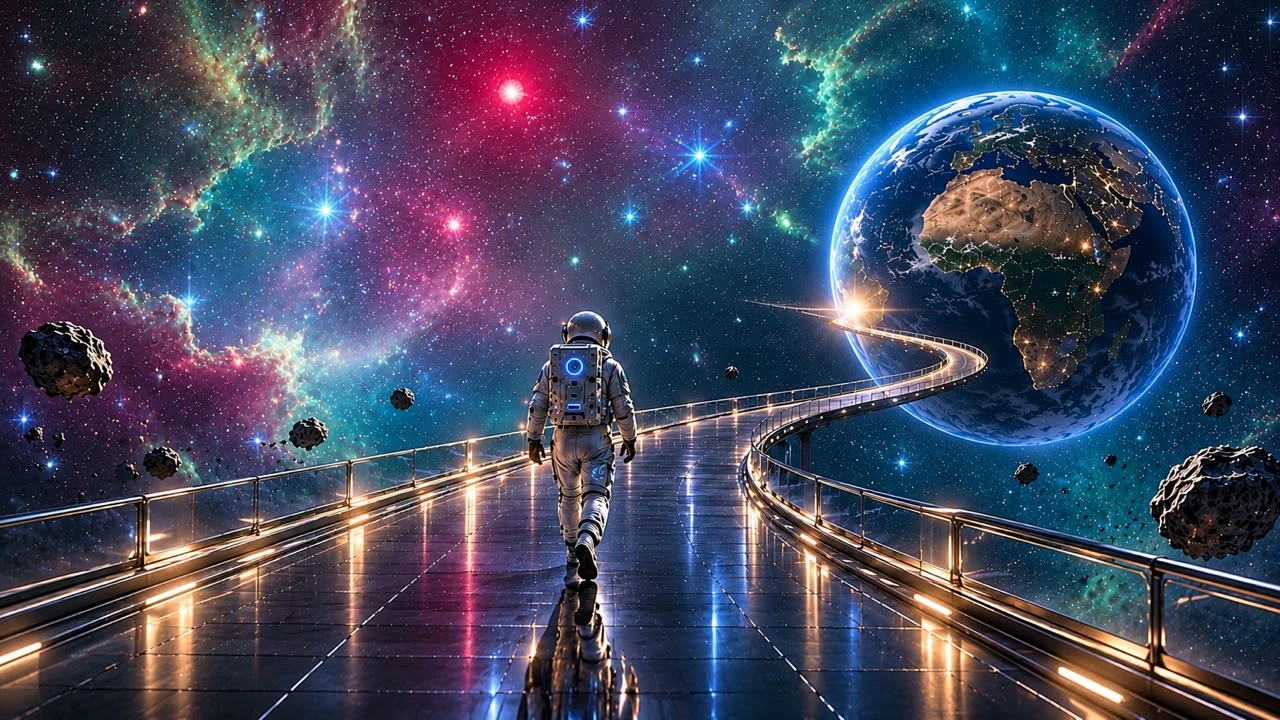
#> input picture sources/reference.webp, 1280 x 720 px, found by its file name
$ python asteroides.py sources/reference.webp sources/masques
#> lines starting #> are read from the running program, lines starting #| are printed output that depends on the picture; after the words box and inside, x2 and y2 are one past the last pixel; in counts of white or black regions, pixels touching at a corner belong together
"""
Détoure les astéroïdes de l'image de référence : un masque par astéroïde,
dans une ellipse relevée à la main (la roche est sombre ou peu saturée,
le ciel autour est vif). Les masques servent à scripts/plans.py.

    python3 scripts/asteroides.py sources/reference.webp sources/masques
"""
import sys, cv2, numpy as np
ref = cv2.imread(sys.argv[1]); out = sys.argv[2]
#> further down, ref is the input picture: shape (720, 1280, 3); mean B, G, R 93.9, 70.5, 67.1
hsv = cv2.cvtColor(ref, cv2.COLOR_BGR2HSV).astype(np.float32) / 255.0
S, V = hsv[..., 1], hsv[..., 2]
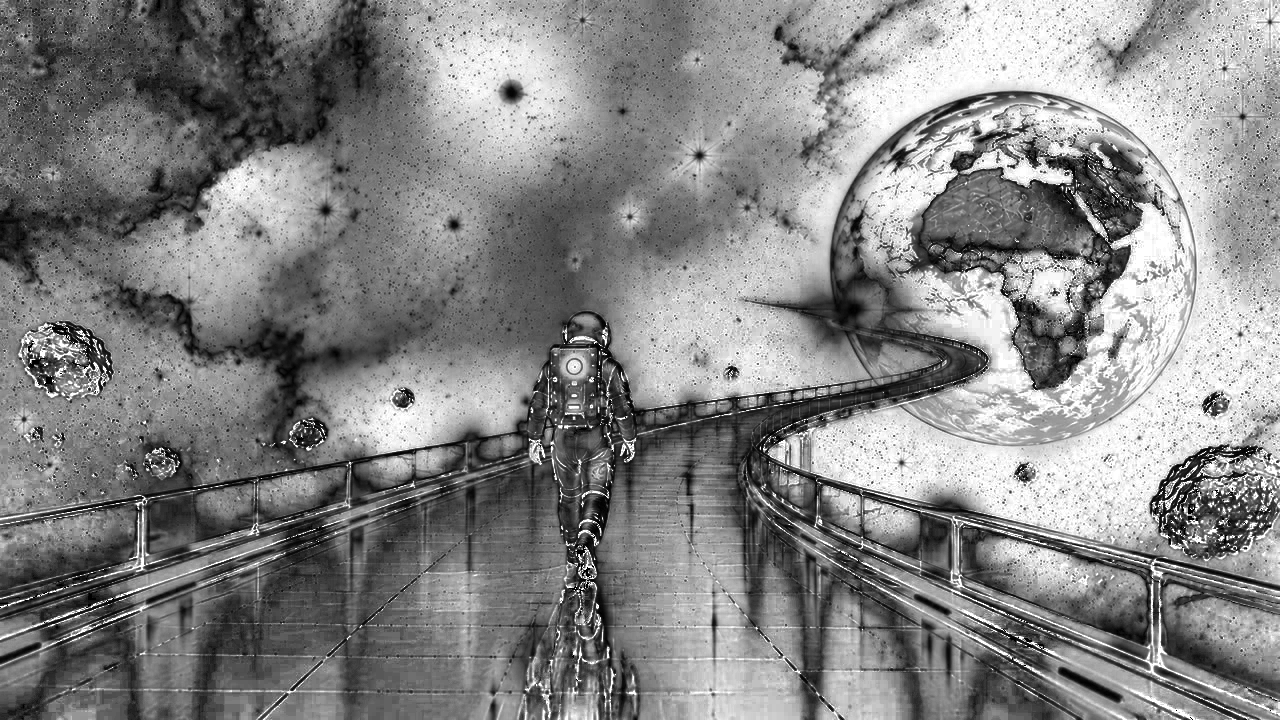
#> S: shape (720, 1280) float32; min 0, max 1, mean 0.521
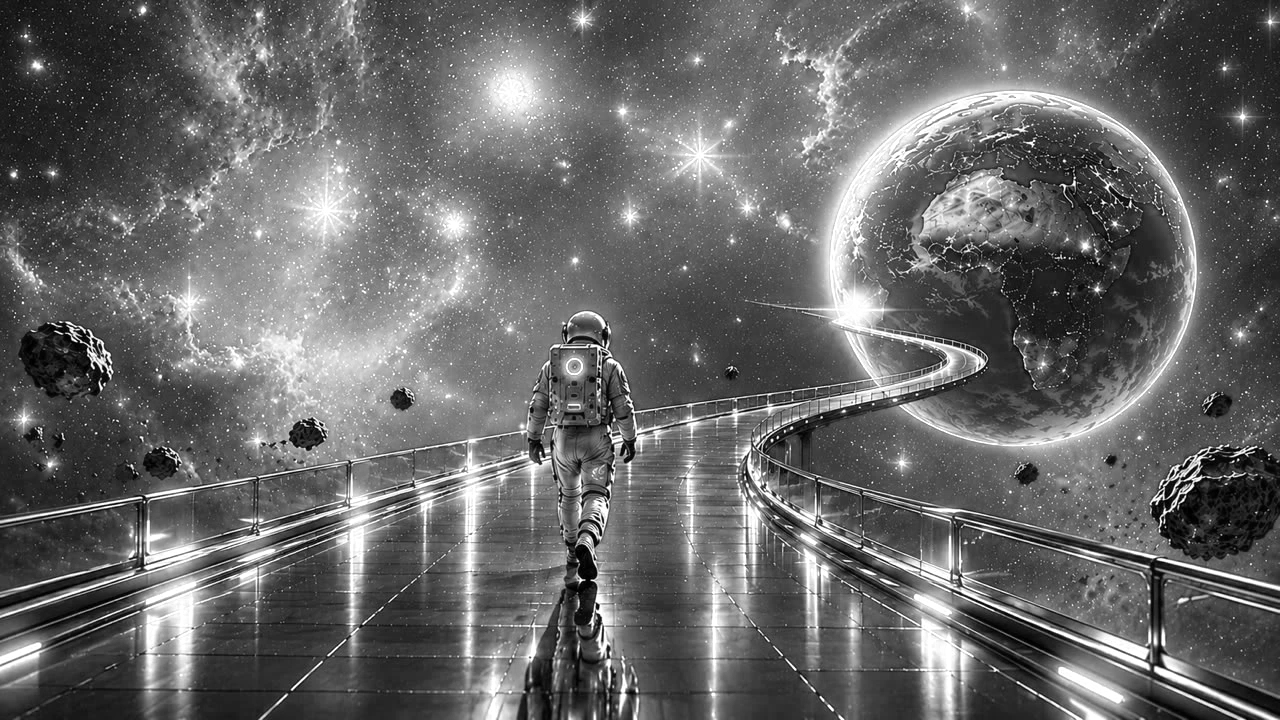
#> V: shape (720, 1280) float32; min 0, max 1, mean 0.405
# centre, demi-axes : relevés sur l'image
ellipses = {
  'a1': ((62, 360), (48, 41)), 'a2': ((1213, 500), (65, 57)), 'a3': ((309, 434), (22, 17)),
  'a4': ((402, 399), (13, 12)), 'a5': ((163, 465), (21, 20)), 'a6': ((733, 376), (9, 9)),
  'a7': ((1217, 405), (17, 14)), 'a8': ((1026, 473), (14, 12)),
}
H, W = ref.shape[:2]
#> H = 720; W = 1280
total = np.zeros((H, W), np.uint8)
for nom, ((cx, cy), (ax, ay)) in ellipses.items():
    zone = np.zeros((H, W), np.uint8)
    cv2.ellipse(zone, (cx, cy), (int(ax * 1.12), int(ay * 1.12)), 0, 0, 360, 255, -1)
    m = ((((V < 0.26) | (S < 0.3)) & (zone > 0)) * 255).astype(np.uint8)
    m = cv2.morphologyEx(m, cv2.MORPH_CLOSE, np.ones((5, 5), np.uint8))
    n, lab, st, _ = cv2.connectedComponentsWithStats(m)
    if n > 1:
        k = 1 + np.argmax(st[1:, cv2.CC_STAT_AREA]); m = np.where(lab == k, 255, 0).astype(np.uint8)
    ff = m.copy(); msk = np.zeros((H + 2, W + 2), np.uint8); cv2.floodFill(ff, msk, (0, 0), 255)
    m = m | cv2.bitwise_not(ff)
    m = cv2.dilate(m, np.ones((3, 3), np.uint8)) & zone
    cv2.imwrite(f'{out}/m-{nom}.png', m)
    total |= m
#> this loop made 8 passes
#> (n, st, k) on passes 1, 4, 5, 6, 8: (2, [[0, 0, 1280, 720, 914697], [9, 315, 107, 91, 6903]], 1), (2, [[0, 0, 1280, 720, 921212], [390, 388, 24, 23, 388]], 1), (2, [[0, 0, 1280, 720, 920001], [140, 443, 47, 45, 1599]], 1), (2, [[0, 0, 1280, 720, 921256], [723, 366, 21, 21, 344]], 1), (2, [[0, 0, 1280, 720, 921198], [1013, 463, 26, 23, 402]], 1)
#> (n, k) on passes 2, 3, 7: (7, 2), (3, 1), (3, 1)
#> pass 1, `m = ((((V < 0.26) | (S < 0.3)) & (zone > 0)) * 255).astype(np.uint8)`:
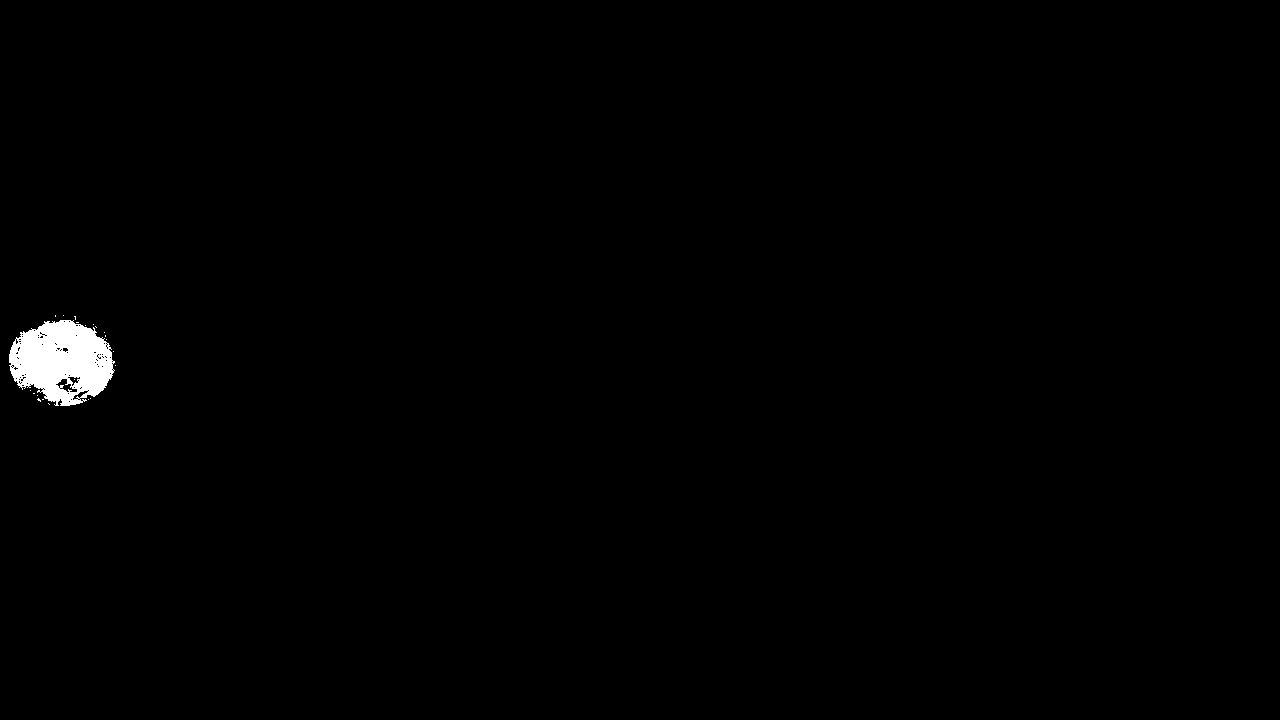
#> m: shape (720, 1280); 0.69% white; 22 white regions (21 under 20 px), largest, box (x1, y1, x2, y2) and area: (9, 320, 115, 406) 6281
#> after the loop: ff: shape (720, 1280); every value is 255
#> after the loop: m: shape (720, 1280); 0.05% white; 1 white region, box (x1, y1, x2, y2) and area: (1012, 462, 1040, 487) 504
#> after the loop:
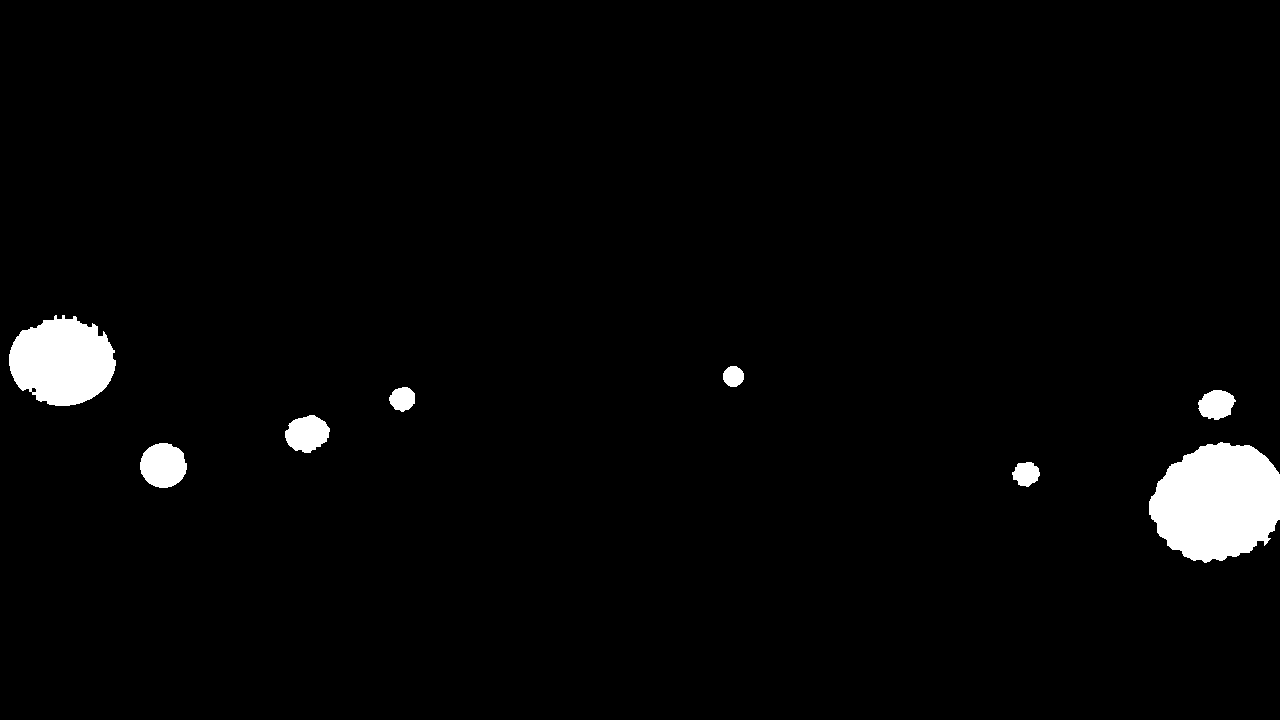
#> total: shape (720, 1280); 2.6% white; 8 white regions, largest, box (x1, y1, x2, y2) and area: (1149, 442, 1280, 563) 12053, (9, 315, 116, 406) 7228, (140, 443, 187, 488) 1644
#> after the loop: zone: shape (720, 1280); 0.07% white; 1 white region, box (x1, y1, x2, y2) and area: (1011, 460, 1042, 487) 653
cv2.imwrite(f'{out}/masque-asteroides.png', total)
